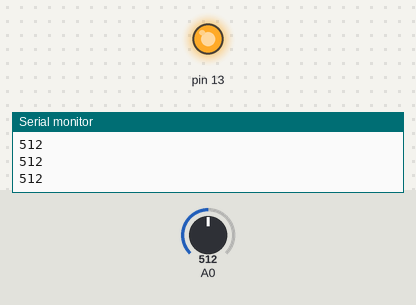
Bench run of a sketch on a simulated Arduino Uno, built with avr-gcc and run on an emulated ATmega328P. Shown: output pins drawn as LEDs (lit = HIGH), the last lines printed to the serial monitor. The test bench sets the inputs (shaded band); at power-on: A0 = 512.

Above: at 1.2 s.
1.3 s: A0 set to 896
2.8 s: A0 set to 931
At 4.0 s:
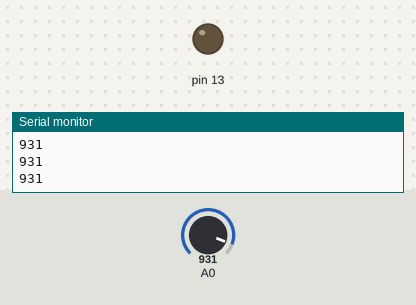
4.3 s: A0 set to 905
At 5.2 s:
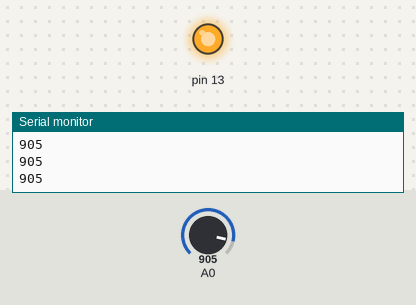
5.8 s: A0 set to 925
At 6.4 s:
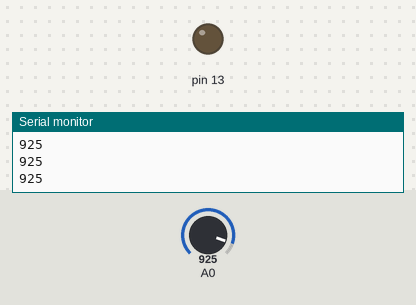
Timing chart, 0 to 8.3 s (numbered marks = the images above; inputs shaded):
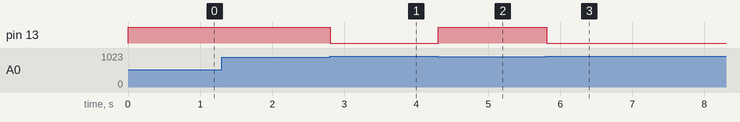

The sketch:

sketch_feb26a.ino
```cpp
void setup() {
  // put your setup code here, to run once:
  pinMode(A0,INPUT);
  pinMode(13,OUTPUT);
  Serial.begin(9600);
}

void loop() {
  // put your main code here, to run repeatedly:

  int a = analogRead(A0);

  //digitalWrite(9,HIGH);
 // int b = map(a,93,293,0,100);
  Serial.println(a);

  if(a<915){
    digitalWrite(13,HIGH);
  }
  else{
    digitalWrite(13,LOW);
  }
}
```

Measured:
- the behaviour switches between 914 and 915 on A0 (found by bisection; images 0 and 1)
- after the input at 2.8 s, pin 13: HIGH → LOW at once
- after the input at 4.3 s, pin 13: LOW → HIGH at once
- after the input at 5.8 s, pin 13: HIGH → LOW at once
